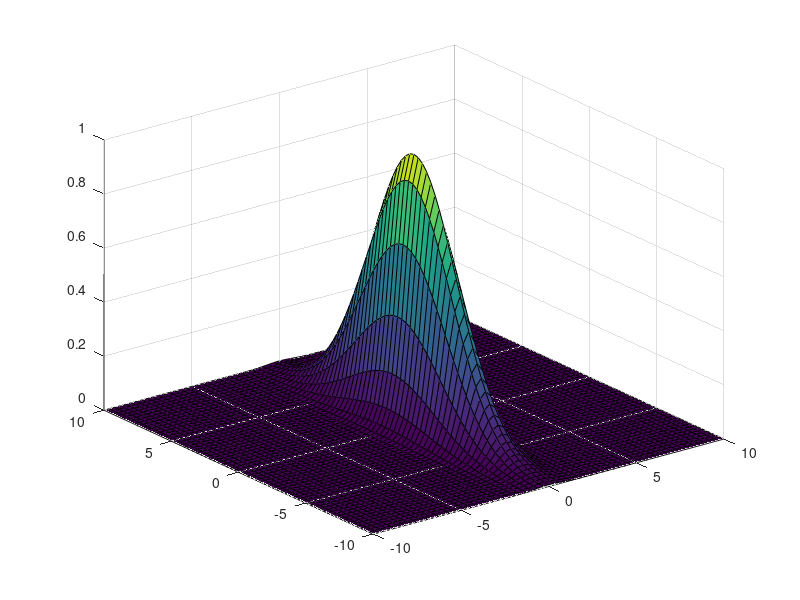

The MATLAB source for this figure:
clear all; close all; clc
%initial conditions
x=-10:0.0001:10;
% y=-10:0.1:10;
x = linspace(min(x),max(x),65);
y = linspace(min(x),max(x),65);
[X,Y] = meshgrid(x,y);
z=exp(-X.^2-Y.^2/20);
surf(X,Y,z)
